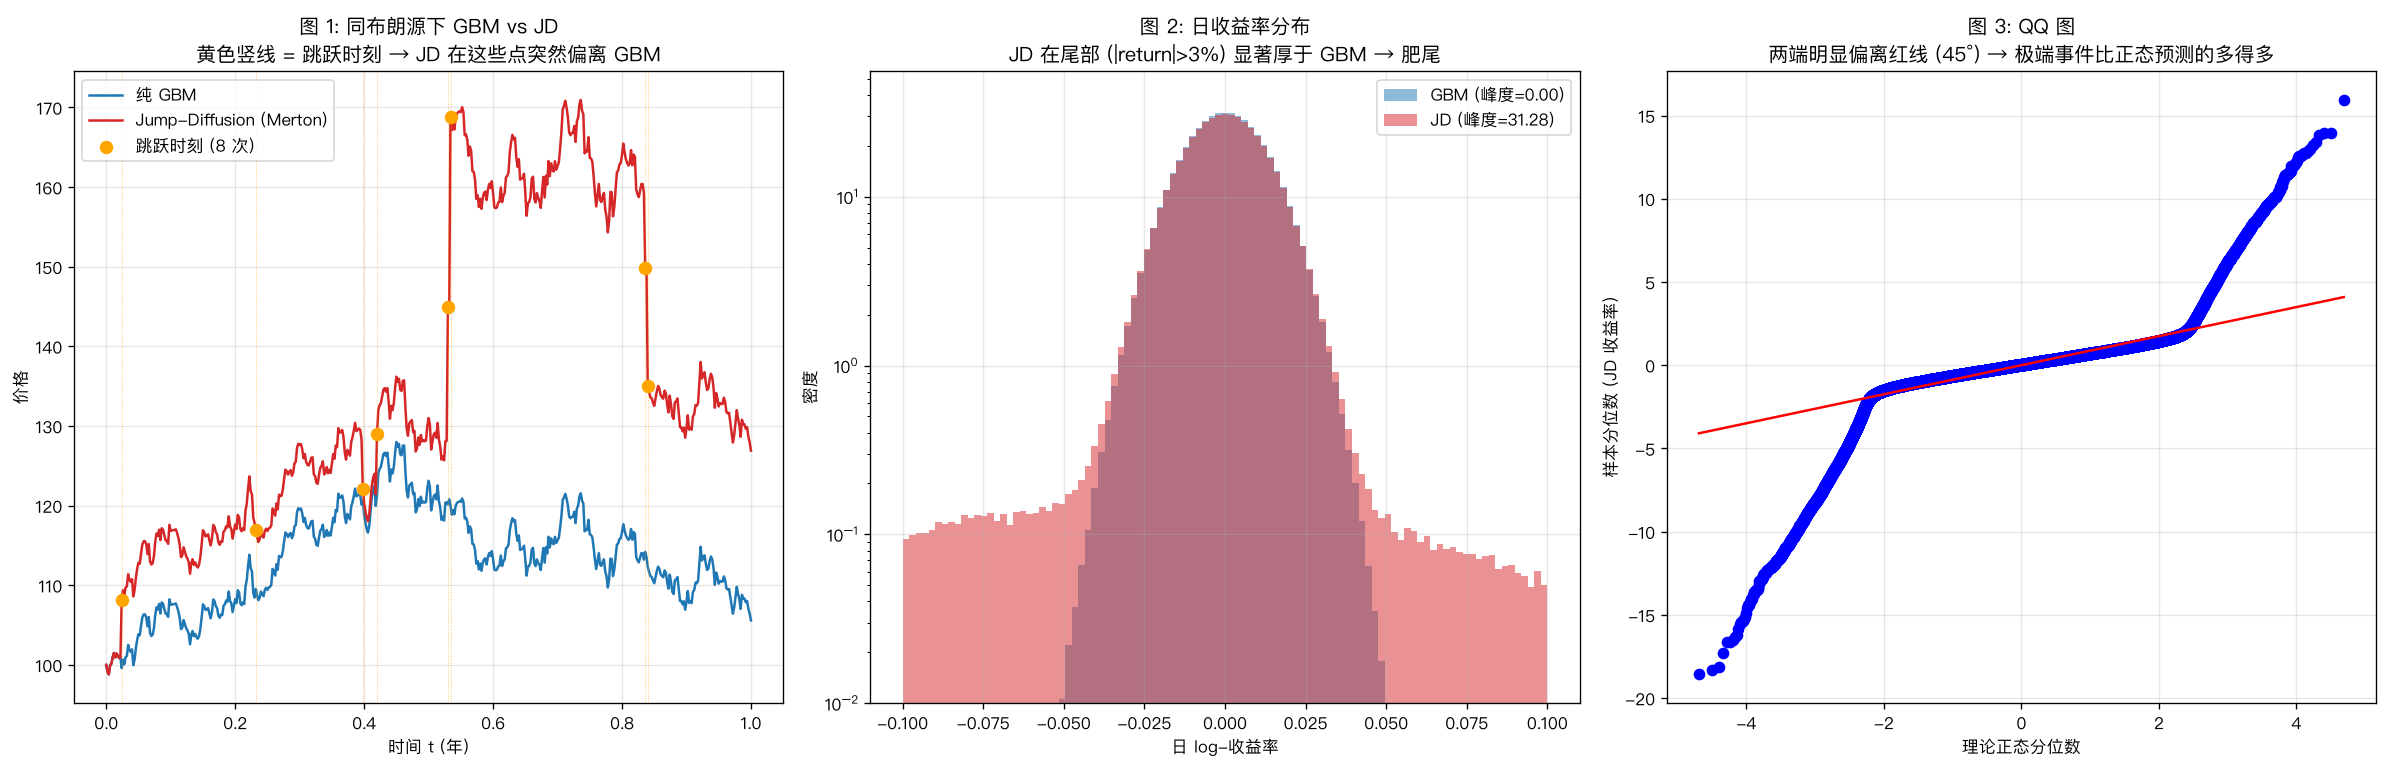

Reproduce this figure in Python.
# /// script
# requires-python = ">=3.10"
# dependencies = ["numpy", "matplotlib", "scipy"]
# ///
"""
04 跳跃扩散 (Jump-Diffusion / Merton 模型)
==========================================

画三张图, 把"为什么纯 GBM 不够, 必须加跳跃"看清楚:

  图 1  路径对比 :              纯 GBM vs Jump-Diffusion 同一随机种子
                               → 直接看清"跳跃"是什么
  图 2  收益率分布对比 :         GBM 是正态, JD 显著肥尾 (尾巴更厚)
                               → 这是真实金融数据的特征
  图 3  QQ 图 :                把模拟数据分位数 vs 正态分位数对比
                               → 偏离 45° 线 = 肥尾的可视化证据

直觉:
  - 纯 GBM 假设: log-收益率 ~ 正态  → 3σ 以上极端事件几乎不可能
  - 现实里: 闪崩 / 新闻冲击 / 流动性挤兑 → "黑天鹅"远比正态预测的频繁
  - 解决: Merton (1976) 加一个独立的"跳跃" Poisson 过程
        dS/S = μ dt + σ dW + (J - 1) dN
        - dW: 正常布朗扩散 (日常波动)
        - dN: 跳跃事件 (Poisson 强度 λ_J)
        - J : 每次跳的乘数 (常用 J = exp(Y), Y ~ N(m, v²))

做市里怎么用:
  - 估计 λ_J 让你知道"突发风险"的频率
  - 跳跃风险 → 你的库存可能在一瞬间被甩在错误一侧
  - 防御做市: 在新闻窗口前主动撤单 / 扩大 spread
  - 注意: 跳跃扩散是基础模型, 更现实的做法是把跳跃方向用 Hawkes (见 03) 替代 Poisson
"""

import matplotlib.pyplot as plt
import numpy as np
from scipy import stats

plt.rcParams["font.sans-serif"] = ["PingFang SC", "Hiragino Sans GB", "Arial Unicode MS"]
plt.rcParams["axes.unicode_minus"] = False

rng = np.random.default_rng(123)


def simulate_gbm(S0, mu, sigma, T, n_steps, n_paths, brownian=None):
    """普通 GBM。允许传入预先生成的布朗增量, 用于和 JD 共享同一份随机源。"""
    dt = T / n_steps
    if brownian is None:
        brownian = rng.normal(0, np.sqrt(dt), size=(n_paths, n_steps))
    log_S = np.zeros((n_paths, n_steps + 1))
    log_S[:, 0] = np.log(S0)
    log_S[:, 1:] = np.log(S0) + np.cumsum((mu - 0.5 * sigma**2) * dt + sigma * brownian, axis=1)
    return np.exp(log_S)


def simulate_jump_diffusion(S0, mu, sigma, T, n_steps, n_paths,
                             lam_jump, jump_mean, jump_std, brownian=None):
    """Merton jump-diffusion。

    每个 dt 内: 是否跳? 跳几次 ~ Poisson(λ_jump · dt)
    跳的幅度: J = exp(Y), Y ~ N(jump_mean, jump_std²)
    """
    dt = T / n_steps
    if brownian is None:
        brownian = rng.normal(0, np.sqrt(dt), size=(n_paths, n_steps))

    # 每个时间步的跳跃次数
    n_jumps = rng.poisson(lam_jump * dt, size=(n_paths, n_steps))
    # 总跳跃量 = 该步内所有跳跃的 log-J 之和
    # 一次跳的 log-J ~ N(jump_mean, jump_std²), n_jumps 次跳的和 ~ N(n*m, n*v²)
    jump_sum = np.where(
        n_jumps > 0,
        rng.normal(n_jumps * jump_mean, np.sqrt(n_jumps) * jump_std),
        0.0,
    )

    drift = (mu - 0.5 * sigma**2) * dt
    diffusion = sigma * brownian
    log_increments = drift + diffusion + jump_sum

    log_S = np.zeros((n_paths, n_steps + 1))
    log_S[:, 0] = np.log(S0)
    log_S[:, 1:] = np.log(S0) + np.cumsum(log_increments, axis=1)
    return np.exp(log_S), n_jumps


def draw_path_compare(ax):
    """图 1: 同一布朗增量下, GBM vs JD 的路径对比。"""
    S0, mu, sigma, T = 100.0, 0.05, 0.20, 1.0
    n_steps = 500
    n_paths = 1

    # 关键: 两个模型共享同一份布朗源, 这样差异 100% 来自跳跃
    dt = T / n_steps
    shared_brownian = rng.normal(0, np.sqrt(dt), size=(n_paths, n_steps))

    S_gbm = simulate_gbm(S0, mu, sigma, T, n_steps, n_paths, brownian=shared_brownian)
    S_jd, n_jumps = simulate_jump_diffusion(
        S0, mu, sigma, T, n_steps, n_paths,
        lam_jump=8.0,       # 平均每年 8 次跳
        jump_mean=-0.02,    # 跳跃略偏负 (崩盘风险大于暴涨)
        jump_std=0.08,      # 跳跃方差
        brownian=shared_brownian,
    )

    t = np.linspace(0, T, n_steps + 1)
    ax.plot(t, S_gbm[0], color="#1f77b4", lw=1.5, label="纯 GBM")
    ax.plot(t, S_jd[0], color="#d62728", lw=1.5, label="Jump-Diffusion (Merton)")

    # 标记跳跃时刻
    jump_times = t[1:][n_jumps[0] > 0]
    for jt in jump_times:
        ax.axvline(jt, color="orange", lw=0.5, linestyle=":", alpha=0.7)
    ax.scatter(jump_times, S_jd[0][1:][n_jumps[0] > 0], color="orange",
               s=50, zorder=5, label=f"跳跃时刻 ({len(jump_times)} 次)")

    ax.set_xlabel("时间 t (年)")
    ax.set_ylabel("价格")
    ax.set_title(f"图 1: 同布朗源下 GBM vs JD\n"
                 "黄色竖线 = 跳跃时刻 → JD 在这些点突然偏离 GBM")
    ax.legend(loc="best")
    ax.grid(True, alpha=0.3)


def draw_return_distributions(ax):
    """图 2: log-收益率分布对比, 看肥尾。"""
    S0, mu, sigma, T = 100.0, 0.05, 0.20, 1.0
    n_steps = 252  # 每年 252 个交易日
    n_paths = 5000

    dt = T / n_steps
    brownian = rng.normal(0, np.sqrt(dt), size=(n_paths, n_steps))

    S_gbm = simulate_gbm(S0, mu, sigma, T, n_steps, n_paths, brownian=brownian)
    S_jd, _ = simulate_jump_diffusion(
        S0, mu, sigma, T, n_steps, n_paths,
        lam_jump=8.0, jump_mean=-0.02, jump_std=0.08, brownian=brownian,
    )

    # 日 log-收益率
    ret_gbm = np.diff(np.log(S_gbm), axis=1).flatten()
    ret_jd = np.diff(np.log(S_jd), axis=1).flatten()

    bins = np.linspace(-0.10, 0.10, 100)
    ax.hist(ret_gbm, bins=bins, density=True, alpha=0.5,
            color="#1f77b4", label=f"GBM (峰度={stats.kurtosis(ret_gbm):.2f})")
    ax.hist(ret_jd, bins=bins, density=True, alpha=0.5,
            color="#d62728", label=f"JD (峰度={stats.kurtosis(ret_jd):.2f})")

    ax.set_xlabel("日 log-收益率")
    ax.set_ylabel("密度")
    ax.set_title("图 2: 日收益率分布\n"
                 "JD 在尾部 (|return|>3%) 显著厚于 GBM → 肥尾")
    ax.set_yscale("log")
    ax.legend(loc="upper right")
    ax.grid(True, alpha=0.3)
    ax.set_ylim(bottom=0.01)


def draw_qq_plot(ax):
    """图 3: QQ 图 — JD 收益率 vs 标准正态分位数, 偏离 45° 线 = 肥尾证据。"""
    S0, mu, sigma, T = 100.0, 0.05, 0.20, 1.0
    n_steps = 252
    n_paths = 2000

    S_jd, _ = simulate_jump_diffusion(
        S0, mu, sigma, T, n_steps, n_paths,
        lam_jump=8.0, jump_mean=-0.02, jump_std=0.08,
    )
    ret_jd = np.diff(np.log(S_jd), axis=1).flatten()

    # 标准化
    ret_std = (ret_jd - ret_jd.mean()) / ret_jd.std()

    # QQ 图
    stats.probplot(ret_std, dist="norm", plot=ax)

    ax.set_xlabel("理论正态分位数")
    ax.set_ylabel("样本分位数 (JD 收益率)")
    ax.set_title("图 3: QQ 图\n"
                 "两端明显偏离红线 (45°) → 极端事件比正态预测的多得多")
    ax.grid(True, alpha=0.3)


def main():
    fig, axes = plt.subplots(1, 3, figsize=(20, 6.5))
    draw_path_compare(axes[0])
    draw_return_distributions(axes[1])
    draw_qq_plot(axes[2])

    plt.tight_layout()
    savepath = "04_jump_diffusion.png"
    plt.savefig(savepath, dpi=120, bbox_inches="tight")
    print(f"图已保存到 {savepath}")


if __name__ == "__main__":
    main()
